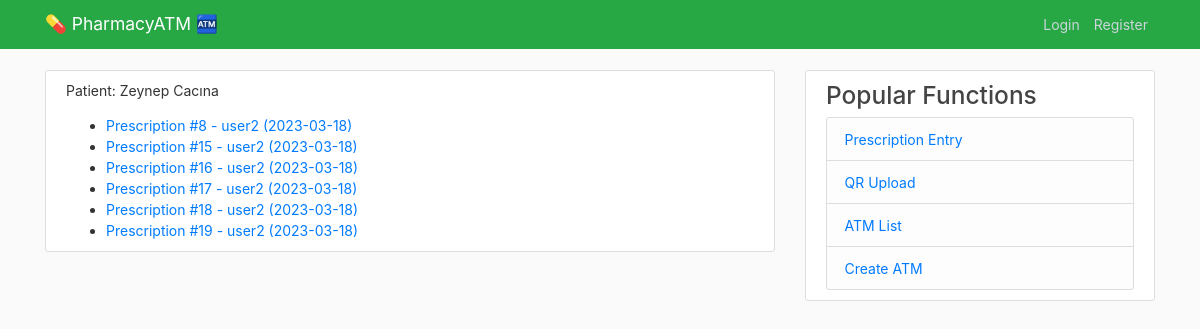
The page /patient_prescriptions/3/ on the database as committed earlier.
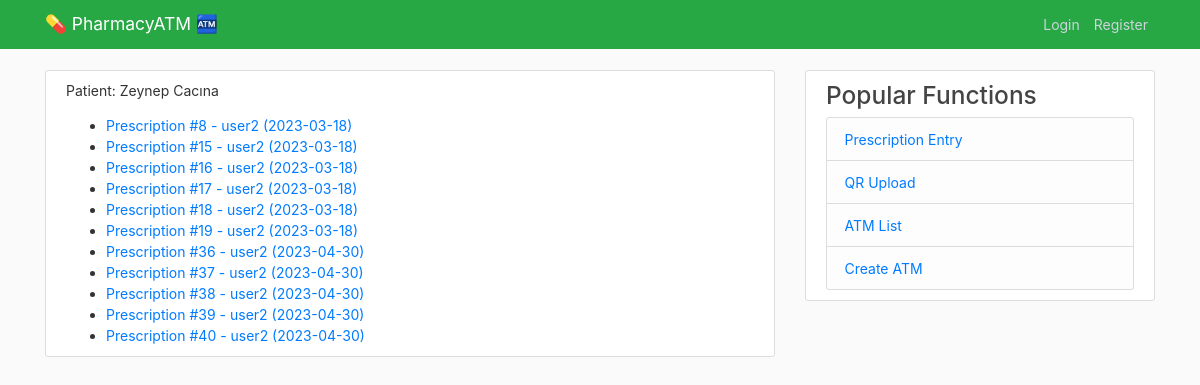
The same page on the database as committed later.
### pharmacy/models.py (models this page shows)
class Prescription(models.Model):
    STATUS_CHOICES = (
        ('active', 'active'),
        ('dispensed', 'dispensed'),
        ('cancelled', 'cancelled'),
    )
    patient = models.ForeignKey(UserProfile, on_delete=models.CASCADE, related_name='prescriptions')
    doctor = models.ForeignKey(UserProfile, on_delete=models.CASCADE)
    medicines = models.ManyToManyField(Medicine, through='PrescriptionMedicine')
    date_prescribed = models.DateField(auto_now_add=True)
    status = models.CharField(max_length=20, choices=STATUS_CHOICES, default='active')
    def __str__(self):
        return f"Prescription #{self.pk} - {self.patient.user.username} ({self.date_prescribed})"

### users/models.py (models this page shows)
class UserProfile(models.Model):
    user = models.OneToOneField(User, on_delete=models.CASCADE)
    role = models.CharField(choices=[('PharmacyOwner', 'Pharmacy Owner'), ('Patient', 'Patient'), ('Doctor', 'Doctor')], max_length=50)
    class Meta:
        ordering = ['user__first_name', 'user__last_name']  # order by first name and last name of the related User
    def __str__(self):
        return f"{self.user.first_name} {self.user.last_name}"

### pharmacy/views.py (the view)
# urls.py: path('patient_prescriptions/<int:pk>/', views.patient_prescriptions, name='patient_prescriptions'),
def patient_prescriptions(request, pk):
    patient = get_object_or_404(UserProfile, pk=pk)
    prescriptions = patient.prescriptions.all()
    return render(request, 'pharmacy/patient_prescriptions.html', {'patient': patient, 'prescriptions': prescriptions})

### pharmacy/templates/pharmacy/patient_prescriptions.html
{% extends "pharmacy/base.html" %}
{% load crispy_forms_tags %}
{% block content %}
<article class="media content-section">
  <div class="media-body">
  <p>Patient: {{ patient }}</p>
  <div>
    {% if prescriptions %}
      <ul>
        {% for prescription in prescriptions %}
          <li><a href="{% url 'prescription_details' prescription.pk %}">{{ prescription }}</a></li>
        {% endfor %}
      </ul>
    {% else %}
      <p>No prescriptions found.</p>
    {% endif %}
  </div>
  </div>
</article>
{% endblock %}

Rows that differ between the two databases and show on the page:
added Prescription: id+patient+date_prescribed "Prescription #36 - user2 (2023-04-30)"
added Prescription: id+patient+date_prescribed "Prescription #37 - user2 (2023-04-30)"
added Prescription: id+patient+date_prescribed "Prescription #38 - user2 (2023-04-30)"
added Prescription: id+patient+date_prescribed "Prescription #39 - user2 (2023-04-30)"
added Prescription: id+patient+date_prescribed "Prescription #40 - user2 (2023-04-30)"
